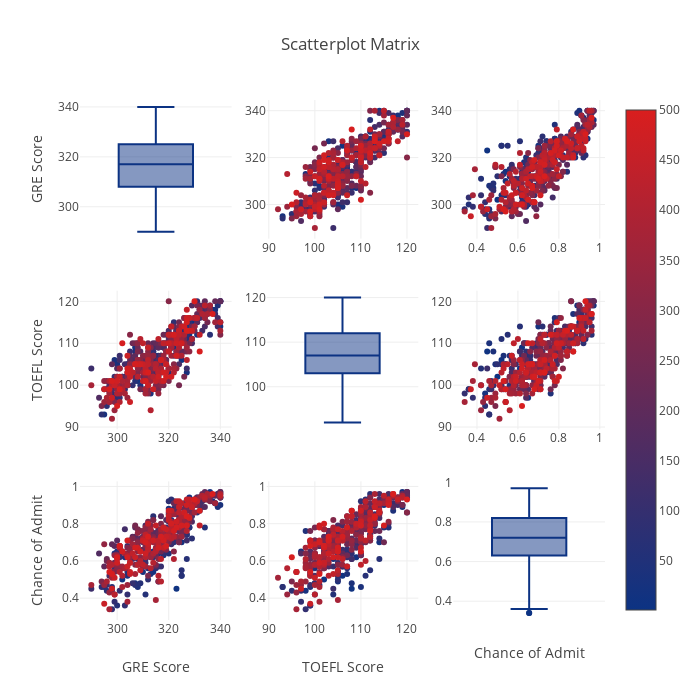

The cell this chart's notebook holds for it:
### Code cell
# prepare data

data2 = data.loc[:,["GRE Score", "TOEFL Score", "Chance of Admit "]]
data2["index"] = np.arange(1,len(data2)+1)

# scatter matrix
fig = ff.create_scatterplotmatrix(data2, diag='box', index='index',colormap='Portland',
                                  colormap_type='cat',
                                  height=700, width=700)
iplot(fig)

### Figure 1 — Plotly figure (JSON) as saved in the notebook; plotly's stock layout.template omitted (floating-point values rounded to 4 significant figures; data arrays with more than 128 entries replaced by an {"elided": "..."} marker saying what was removed)
{"data": [{"marker": {"color": "rgb(12, 51, 131)"}, "showlegend": false, "type": "box", "uid": "20471bba-2a85-4577-93b0-5f425d19f934", "xaxis": "x", "y": {"elided": "500 int values"}, "yaxis": "y"}, {"marker": {"color": {"elided": "500 int values"}, "colorscale": [[0, "rgb(12, 51, 131)"], [1, "rgb(217, 30, 30)"]], "showscale": true, "size": 6}, "mode": "markers", "showlegend": false, "type": "scatter", "uid": "e7b8aeb2-474f-40e5-b4d8-e8d46f658232", "x": {"elided": "500 int values"}, "xaxis": "x2", "y": {"elided": "500 int values"}, "yaxis": "y2"}, {"marker": {"color": {"elided": "500 int values"}, "colorscale": [[0, "rgb(12, 51, 131)"], [1, "rgb(217, 30, 30)"]], "showscale": false, "size": 6}, "mode": "markers", "showlegend": false, "type": "scatter", "uid": "bd48a8da-6c1c-4114-933a-f420f0be1674", "x": {"elided": "500 float values"}, "xaxis": "x3", "y": {"elided": "500 int values"}, "yaxis": "y3"}, {"marker": {"color": {"elided": "500 int values"}, "colorscale": [[0, "rgb(12, 51, 131)"], [1, "rgb(217, 30, 30)"]], "showscale": false, "size": 6}, "mode": "markers", "showlegend": false, "type": "scatter", "uid": "935b0e73-aabe-40cf-b9a4-d4e586ac7be0", "x": {"elided": "500 int values"}, "xaxis": "x4", "y": {"elided": "500 int values"}, "yaxis": "y4"}, {"marker": {"color": "rgb(12, 51, 131)"}, "showlegend": false, "type": "box", "uid": "02268b2a-7924-4b5c-a89f-e2c2743993e6", "xaxis": "x5", "y": {"elided": "500 int values"}, "yaxis": "y5"}, {"marker": {"color": {"elided": "500 int values"}, "colorscale": [[0, "rgb(12, 51, 131)"], [1, "rgb(217, 30, 30)"]], "showscale": false, "size": 6}, "mode": "markers", "showlegend": false, "type": "scatter", "uid": "952183f1-7fa7-46b1-ae18-9b8135f2918a", "x": {"elided": "500 float values"}, "xaxis": "x6", "y": {"elided": "500 int values"}, "yaxis": "y6"}, {"marker": {"color": {"elided": "500 int values"}, "colorscale": [[0, "rgb(12, 51, 131)"], [1, "rgb(217, 30, 30)"]], "showscale": false, "size": 6}, "mode": "markers", "showlegend": false, "type": "scatter", "uid": "79ceb7b5-4d6f-4f8b-8218-5db16a7057ec", "x": {"elided": "500 int values"}, "xaxis": "x7", "y": {"elided": "500 float values"}, "yaxis": "y7"}, {"marker": {"color": {"elided": "500 int values"}, "colorscale": [[0, "rgb(12, 51, 131)"], [1, "rgb(217, 30, 30)"]], "showscale": false, "size": 6}, "mode": "markers", "showlegend": false, "type": "scatter", "uid": "4d875efc-6965-463d-b4a1-ba7fc5a0a149", "x": {"elided": "500 int values"}, "xaxis": "x8", "y": {"elided": "500 float values"}, "yaxis": "y8"}, {"marker": {"color": "rgb(12, 51, 131)"}, "showlegend": false, "type": "box", "uid": "d4f09c4e-3fac-423c-b3b7-488a1eb45f5a", "xaxis": "x9", "y": {"elided": "500 float values"}, "yaxis": "y9"}], "layout": {"height": 700, "showlegend": true, "title": {"text": "Scatterplot Matrix"}, "width": 700, "xaxis": {"anchor": "y", "domain": [0, 0.2889], "showticklabels": false}, "xaxis2": {"anchor": "y2", "domain": [0.3556, 0.6444]}, "xaxis3": {"anchor": "y3", "domain": [0.7111, 1]}, "xaxis4": {"anchor": "y4", "domain": [0, 0.2889]}, "xaxis5": {"anchor": "y5", "domain": [0.3556, 0.6444], "showticklabels": false}, "xaxis6": {"anchor": "y6", "domain": [0.7111, 1]}, "xaxis7": {"anchor": "y7", "domain": [0, 0.2889], "title": {"text": "GRE Score"}}, "xaxis8": {"anchor": "y8", "domain": [0.3556, 0.6444], "title": {"text": "TOEFL Score"}}, "xaxis9": {"anchor": "y9", "domain": [0.7111, 1], "showticklabels": false, "title": {"text": "Chance of Admit "}}, "yaxis": {"anchor": "x", "domain": [0.7333, 1], "title": {"text": "GRE Score"}}, "yaxis2": {"anchor": "x2", "domain": [0.7333, 1]}, "yaxis3": {"anchor": "x3", "domain": [0.7333, 1]}, "yaxis4": {"anchor": "x4", "domain": [0.3667, 0.6333], "title": {"text": "TOEFL Score"}}, "yaxis5": {"anchor": "x5", "domain": [0.3667, 0.6333]}, "yaxis6": {"anchor": "x6", "domain": [0.3667, 0.6333]}, "yaxis7": {"anchor": "x7", "domain": [0, 0.2667], "title": {"text": "Chance of Admit "}}, "yaxis8": {"anchor": "x8", "domain": [0, 0.2667]}, "yaxis9": {"anchor": "x9", "domain": [0, 0.2667]}}}
